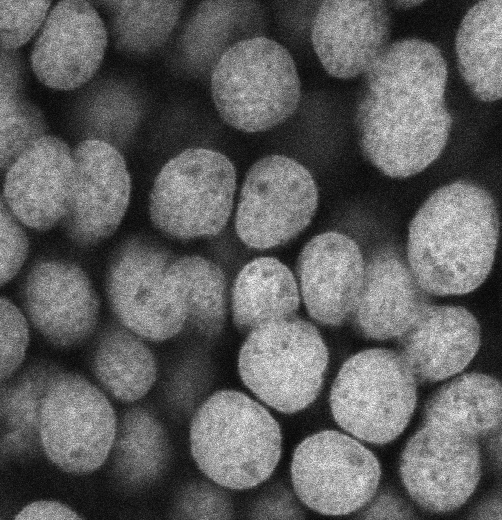
#> input picture EPUG - Numpy Basics/data/nuclei_DAPI_confocal.tif, 502 x 520 px
$ jupyter execute --allow-errors 'EPUG numpy basics.ipynb'
#> lines starting #> are read from the running program, lines starting #| are printed output that depends on the picture; after the words box and inside, x2 and y2 are one past the last pixel; in counts of white or black regions, pixels touching at a corner belong together
# EPUG on Numpy Basics

*by Jonas Hartmann on 31.03.2020*

### Numpy Do Numb3rs Good!

[cell 1]
import numpy as np

[cell 2]
# Let's say we have some samples and some measurements for each sample

data = [[4,5,1,6,2,4,6,7,8,3,1],   # Sample 1
        [8,8,1,5,7,3,9,3,5,7,1],   # Sample 2
        [7,6,8,3,3,6,4,5,5,7,3]]   # Sample 3

data

[cell 3]
# Let's normalize the data by dividing each measurement by the sample's maximum

data_normed = []
for sample in data:
    max_measure = max(sample)
    norm_measure = []
    for m in sample:
        norm_measure.append(m / max_measure)
    data_normed.append(norm_measure)

print(data_normed)

[cell 4]
# Now let's do the same in numpy

data = np.array(data)

data_normed = data / np.max(data, axis=1, keepdims=True)

print(data_normed)

# ->> Much simpler code and a substantial speed improvement!

#### *Notes from live session:*

[cell 5]
# By default, numpy attempts to broadcast along the last axis

# Given these shapes...
print('1:', data.shape)
print('2:', np.max(data, axis=1).shape)

# ...broadcasting will fail:
#data_normed = data / np.max(data, axis=1)

# If the last axis was consistent...
print('3:', data.T.shape)
print('4:', np.max(data, axis=1).shape)

# ...it would work (but the result is transposed)
data_normed = data.T / np.max(data, axis=1)

# There are several options for ensuring that broadcasting happens along the correct axis
data_normed = data / np.max(data, axis=1, keepdims=True)  # Keeps the original dimensionality
data_normed = data / np.max(data, axis=1).reshape((-1,1)) # Creates a view of appropriate dimensionality
data_normed = data / np.max(data, axis=1)[:, np.newaxis]  # Adds in another dimension
data_normed = data / np.max(data, axis=1)[:, None]        # Same as np.newaxis (shorter but less expressive)

# All of these produce this shape:
print('5:', np.max(data, axis=1)[:, None].shape)

### Working With Numpy Arrays

[cell 6]
# Numpy array properties

print(data.size)
print(data.ndim)
print(data.shape)

print(data.dtype)
print(data_normed.dtype)

[cell 7]
# Numpy array operations applied to entire arrays

print(data.sum(), np.sum(data) )  # These are equivalent
print(data.mean(), np.mean(data) )
print(np.percentile(data, 95) )  # Not all np functions have a method equivalent

[cell 8]
# Numpy array operations applied to specific axes (=dimensions)

print(data.sum(axis=1), np.sum(data, axis=1))
print(data.sum(axis=0), np.sum(data, axis=0))

# Note that the dimension specified is the one over which the operation
# "accumulates", so it's the dimension that has "disappeared" in the results.

# Also, note that you can accumulate over multiple dimensions using
# tuples as the axis argument.
d = np.random.randint(0, 10, size=(5,10,15))  # A random 3-dimensional array
d.sum(axis=(1,2))  # Sums up both the 2nd and 3rd axis/dimension

[cell 9]
# Calculations with numpy arrays apply element-wise

print(data)

print(data + 100)
print(data * 3)

print(data + data)

[cell 10]
# Numpy arrays can be "sliced" or "indexed into"

print(data[0])
print(data[:,0])
print(data[:,2:6])

[cell 11]
# Comparisons (boolean operations) apply element-wise

print(data > 5)

print(np.all(data > 5))
print(np.all(data > 0))

[cell 12]
# Boolean numpy arrays can function as masks for indexing

mask = data > 5
print(mask.dtype)

data[mask]

[cell 13]
# Doing the same with classical looping...

above_5 = []
for sample in data:
    for m in sample:
        if m > 5:
            above_5.append(m)

above_5

[cell 14]
# Numpy plays nice with many scientific computing tools!

# Numerical tools
from scipy.spatial import distance as dist
dist.squareform(dist.pdist(data))

[cell 15]
# Statistical tools
from scipy import stats
stats.pearsonr(data[0], data[1])

[cell 16]
# Visualization tools
import matplotlib.pyplot as plt

[cell 17]
for sample in data:
    plt.plot(sample)
plt.show()
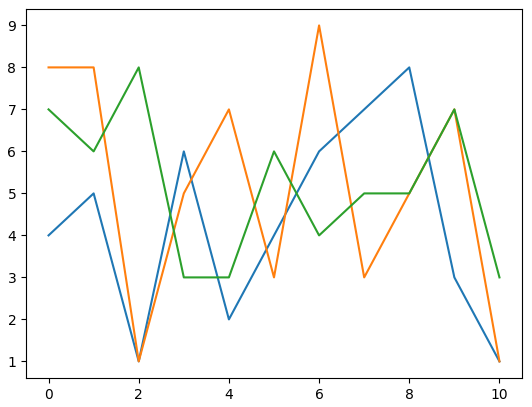
#> figure drawn by matplotlib, 1 panel; curve peaks at x = 8, y = 8; curve peaks at x = 6, y = 9; curve peaks at x = 2, y = 8

[cell 18]
#### Note from live session: some additional indexing tricks

# Ellipsis indexing
d = np.random.randint(0, 10, size=(5,10,15,20))  # A random 4-dimensional array
d[:,:,:,0]   # This is the same...
d[...,0]     # ...as this!
d[0,:,:,0]   # This is the same...
d[0,...,0]   # ...as this

# Ellipsis indexing is useful when the number of dimensions may vary
d[...,0]     # Indexes first element of last dimension
data[...,0]  # Also indexes first element of last dimension (despite different ndim!)

# Slice objects provide additional flexibility as they can be assigned to variables and
# hence can be constructed and operated on outside of the actual indexing operation
d[1:4,0,0,0]         # This is the same...
d[slice(1,3),0,0,0]  # ...as this
d[:,0,0,0]            # This is the same
d[slice(None),0,0,0]  # ...as this
#s = :           # This wouldn't work!
s = slice(None)  # But this does!

# Numpy also supplies a custom slice object that can handle multiple dimensions
d[slice(1,5),0,0,0]  # This is the same...
d[np.s_[1:4],0,0,0]     # ...as this
d[:,...,0]         # This is the same...
d[np.s_[:,...,0]]  # ...as this
s = np.s_[:,...,0]
print(s)

### Arrays Everywhere

#### Microscopy images are arrays

[cell 19]
from skimage import io
img = io.imread(r'data/nuclei_DAPI_confocal.tif')
#> img is the input picture: shape (520, 502); min 5, max 255, mean 94.6

print(img.shape)
#| (520, 502)
print(img.dtype)
#| uint8

[cell 20]
plt.imshow(img, cmap='gray')
plt.show()

[cell 21]
# Very basic thresholding
mask = img > np.mean(img)
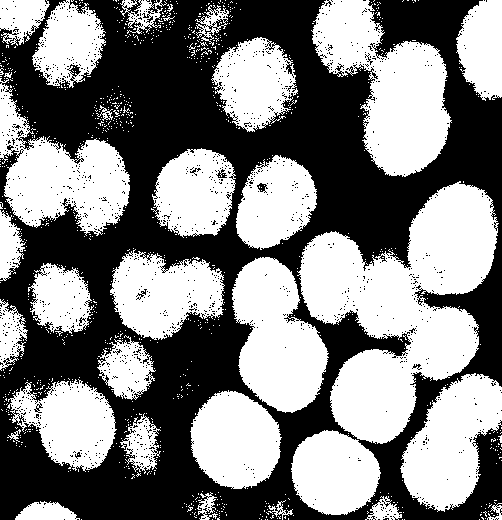
#> mask: shape (520, 502) bool; 50.4% white; 1452 black regions (1441 under 20 px), largest, box (x1, y1, x2, y2) and area: (0, 0, 502, 520) 126764, (257, 183, 268, 193) 57, (216, 169, 227, 178) 48

[cell 22]
plt.imshow(mask, cmap='gray')
plt.show()

[cell 23]
# Rough estimate of mean nuclear intensity
np.mean(img[mask])
#> Out = 141.7

See [this self-explanatory online course](https://github.com/WhoIsJack/python-bioimage-analysis-tutorial) if you want to get into image analysis with python!

[cell 24]
#### Note from live session: always be aware of your data types!

# Most microscopy images are saved in `uint8` format.
# This is very memory efficient (only 8bit per number)
# but it can lead to weird results if used incorrectly!

# u -> unsigned, i.e. no negative numbers
# int -> integers, i.e. whole numbers (0, 1, 2)
# 8 -> 8bit, i.e. numbers from 0 to 255

# One common source of problems is that numbers above 255 or
# below 0 "wrap around". Check this out:
img_weird = img + 100
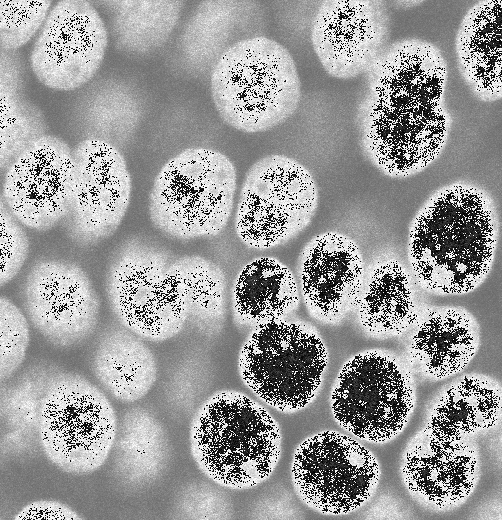
#> img_weird: shape (520, 502); min 0, max 255, mean 155
plt.imshow(img_weird, cmap='gray')
plt.show()

#### Time course data are arrays

#> (a cell that did not finish here is left out)

#> (a cell that did not finish here is left out)

#> (a cell that did not finish here is left out)

#> (a cell that did not finish here is left out)

#### Feature spaces are arrays

[cell 29]
# Grab a classical machine learning example dataset from scikit-learn
from sklearn.datasets import load_iris
iris = load_iris()

# What do we have here
print(iris.data.shape)     # The actual data; 150 samples by 4 features
print(iris.feature_names)  # The 4 features that were measured (they are plant flower measures)
print(iris.target.shape)   # The classification of the 150 samples into 3 plant species
print(iris.target_names)   # The names of the 3 plan species

[cell 30]
# Run a Principal Component Analysis
from sklearn.decomposition import PCA
iris_pca = PCA().fit_transform(iris.data)

plt.scatter(iris_pca[:,0], iris_pca[:,1], c=iris.target)
plt.xlabel('PC 1')
plt.ylabel('PC 2')
plt.show()
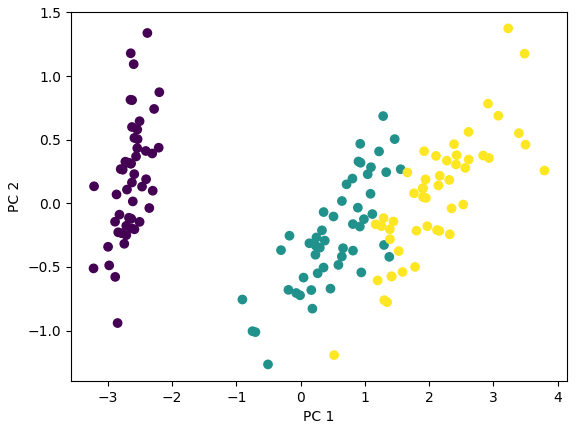
#> figure drawn by matplotlib, 1 panel

# ->> Looks like PC 1 distinguishes the species quite well, especially setosa
#     on the left, whereas PC 2 captures something unrelated to species
